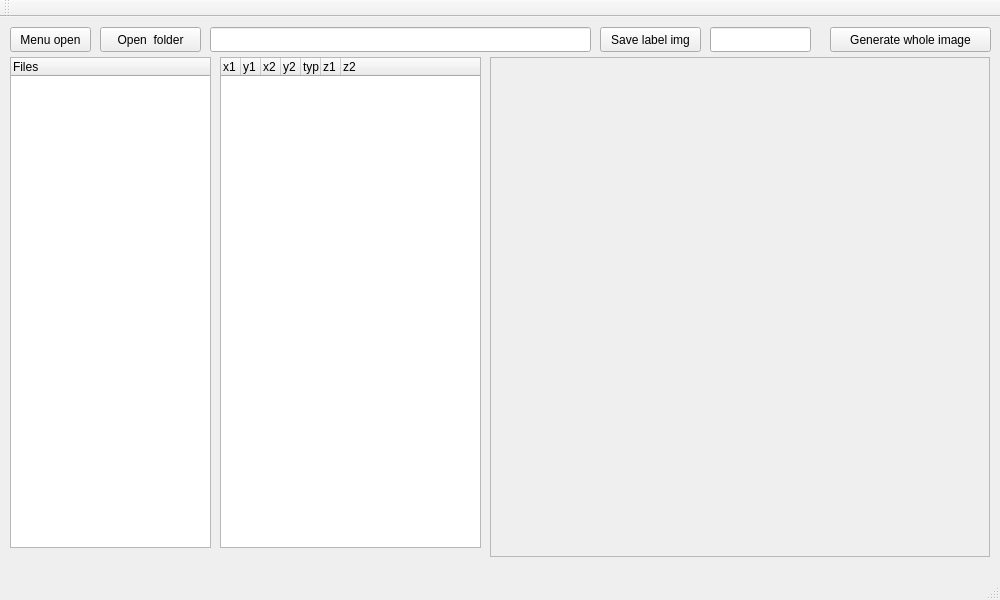
<?xml version="1.0" encoding="UTF-8"?>
<ui version="4.0">
 <class>MainWindow</class>
 <widget class="QMainWindow" name="MainWindow">
  <property name="geometry">
   <rect>
    <x>0</x>
    <y>0</y>
    <width>1000</width>
    <height>600</height>
   </rect>
  </property>
  <property name="windowTitle">
   <string>MainWindow</string>
  </property>
  <widget class="QWidget" name="centralWidget">
   <widget class="QScrollArea" name="scrollArea">
    <property name="geometry">
     <rect>
      <x>490</x>
      <y>40</y>
      <width>500</width>
      <height>500</height>
     </rect>
    </property>
    <property name="widgetResizable">
     <bool>true</bool>
    </property>
    <widget class="QWidget" name="scrollAreaWidgetContents">
     <property name="geometry">
      <rect>
       <x>0</x>
       <y>0</y>
       <width>498</width>
       <height>498</height>
      </rect>
     </property>
    </widget>
   </widget>
   <widget class="QPushButton" name="Button_menuopen">
    <property name="geometry">
     <rect>
      <x>10</x>
      <y>10</y>
      <width>81</width>
      <height>25</height>
     </rect>
    </property>
    <property name="text">
     <string>Menu open</string>
    </property>
   </widget>
   <widget class="QPushButton" name="Button_saveviz">
    <property name="geometry">
     <rect>
      <x>600</x>
      <y>10</y>
      <width>101</width>
      <height>25</height>
     </rect>
    </property>
    <property name="text">
     <string>Save label img</string>
    </property>
   </widget>
   <widget class="QLineEdit" name="lineEdit_filename">
    <property name="geometry">
     <rect>
      <x>210</x>
      <y>10</y>
      <width>381</width>
      <height>25</height>
     </rect>
    </property>
   </widget>
   <widget class="QTreeWidget" name="treeWidget_content">
    <property name="geometry">
     <rect>
      <x>220</x>
      <y>40</y>
      <width>261</width>
      <height>491</height>
     </rect>
    </property>
    <property name="sizePolicy">
     <sizepolicy hsizetype="Minimum" vsizetype="Minimum">
      <horstretch>0</horstretch>
      <verstretch>0</verstretch>
     </sizepolicy>
    </property>
    <property name="indentation">
     <number>20</number>
    </property>
    <property name="itemsExpandable">
     <bool>false</bool>
    </property>
    <property name="headerHidden">
     <bool>false</bool>
    </property>
    <property name="expandsOnDoubleClick">
     <bool>false</bool>
    </property>
    <attribute name="headerVisible">
     <bool>true</bool>
    </attribute>
    <attribute name="headerCascadingSectionResizes">
     <bool>false</bool>
    </attribute>
    <attribute name="headerDefaultSectionSize">
     <number>20</number>
    </attribute>
    <attribute name="headerMinimumSectionSize">
     <number>20</number>
    </attribute>
    <attribute name="headerStretchLastSection">
     <bool>true</bool>
    </attribute>
    <column>
     <property name="text">
      <string>x1</string>
     </property>
    </column>
    <column>
     <property name="text">
      <string>y1</string>
     </property>
    </column>
    <column>
     <property name="text">
      <string>x2</string>
     </property>
    </column>
    <column>
     <property name="text">
      <string>y2</string>
     </property>
    </column>
    <column>
     <property name="text">
      <string>type</string>
     </property>
    </column>
    <column>
     <property name="text">
      <string>z1</string>
     </property>
    </column>
    <column>
     <property name="text">
      <string>z2</string>
     </property>
    </column>
   </widget>
   <widget class="QTreeWidget" name="treeWidget_files">
    <property name="geometry">
     <rect>
      <x>10</x>
      <y>40</y>
      <width>201</width>
      <height>491</height>
     </rect>
    </property>
    <column>
     <property name="text">
      <string>Files</string>
     </property>
    </column>
   </widget>
   <widget class="QPushButton" name="Button_openlabel">
    <property name="geometry">
     <rect>
      <x>100</x>
      <y>10</y>
      <width>101</width>
      <height>25</height>
     </rect>
    </property>
    <property name="text">
     <string>Open  folder</string>
    </property>
   </widget>
   <widget class="QLabel" name="imageLabel">
    <property name="geometry">
     <rect>
      <x>940</x>
      <y>10</y>
      <width>51</width>
      <height>21</height>
     </rect>
    </property>
    <property name="text">
     <string/>
    </property>
   </widget>
   <widget class="QLineEdit" name="lineEdit_imagename">
    <property name="geometry">
     <rect>
      <x>710</x>
      <y>10</y>
      <width>101</width>
      <height>25</height>
     </rect>
    </property>
   </widget>
   <widget class="QPushButton" name="Button_saveviz_2">
    <property name="geometry">
     <rect>
      <x>830</x>
      <y>10</y>
      <width>161</width>
      <height>25</height>
     </rect>
    </property>
    <property name="text">
     <string>Generate whole image</string>
    </property>
   </widget>
  </widget>
  <widget class="QMenuBar" name="menuBar">
   <property name="geometry">
    <rect>
     <x>0</x>
     <y>0</y>
     <width>1000</width>
     <height>22</height>
    </rect>
   </property>
  </widget>
  <widget class="QToolBar" name="mainToolBar">
   <attribute name="toolBarArea">
    <enum>TopToolBarArea</enum>
   </attribute>
   <attribute name="toolBarBreak">
    <bool>false</bool>
   </attribute>
  </widget>
  <widget class="QStatusBar" name="statusBar"/>
 </widget>
 <layoutdefault spacing="6" margin="11"/>
 <resources/>
 <connections/>
</ui>
